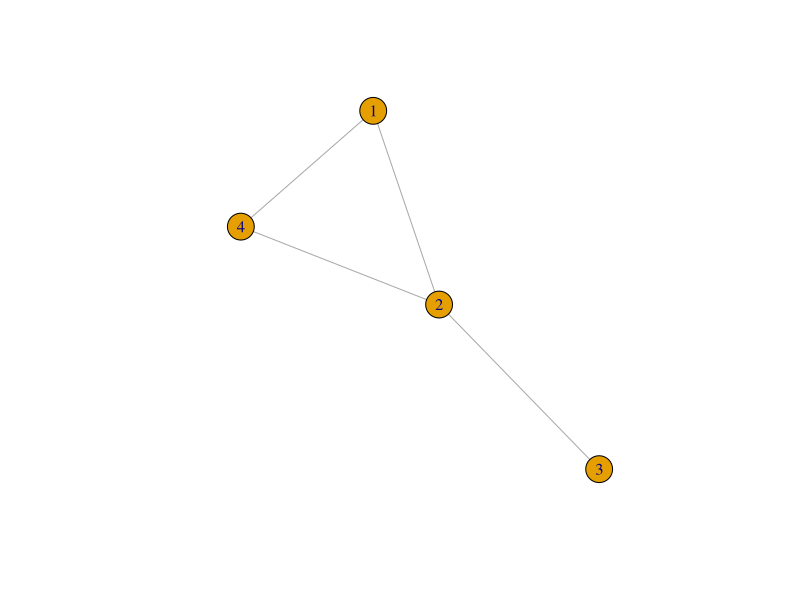
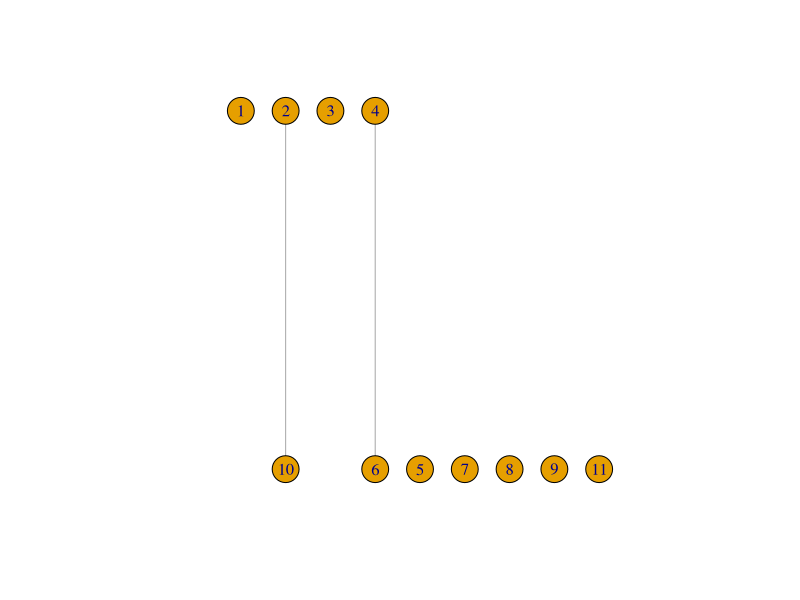
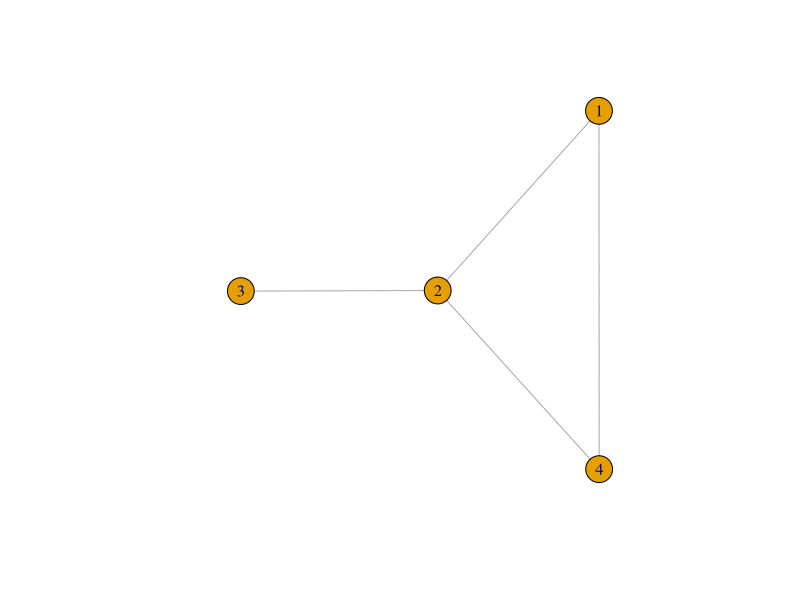
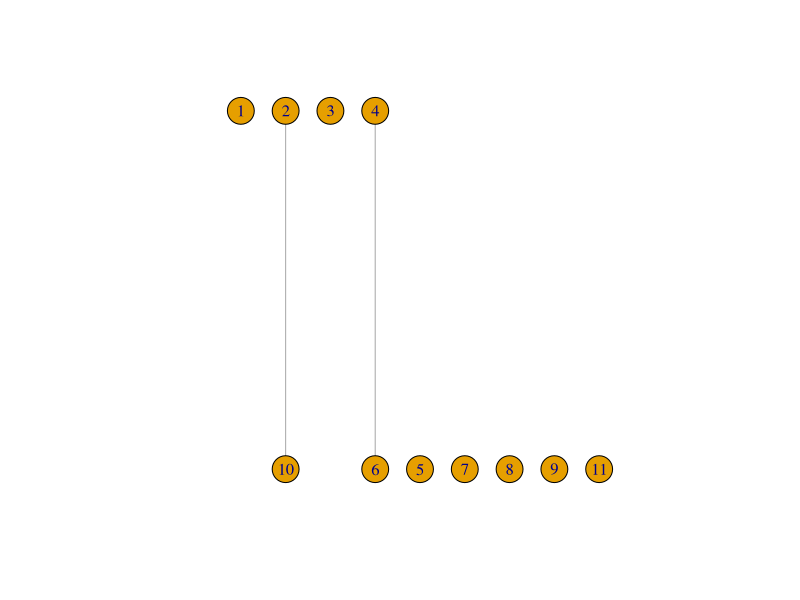

These charts were generated, in order, by the following R code:
setwd("~/Dropbox/Multiplex/Ecologie/Exposes/2017-06-Inecol-Xalapa/Code_R_plots")

library(igraph)

n=4
X=matrix(rbinom(n^2,1,.2),nrow=n,ncol=n)
diag(X)=0
X[lower.tri(X)]=X[upper.tri(X)]
isSymmetric(X)
X[1,2]=1
X[2,1]=1

library(xtable)
xtable(X,digits = 0)

G=graph_from_adjacency_matrix(X,mode="undirected")
plot(G)

pdf("graphe_adj.pdf")
plot(G)
dev.off()



### LBM 

n=4
m=7
X=matrix(rbinom(n*m,1,.2),nrow=n,ncol=m)

xtable(X)

G=graph_from_incidence_matrix(X)
plot(G,layout=layout_as_bipartite)

pdf("graphe_bipartite.pdf")
plot(G,layout=layout_as_bipartite)
dev.off()


